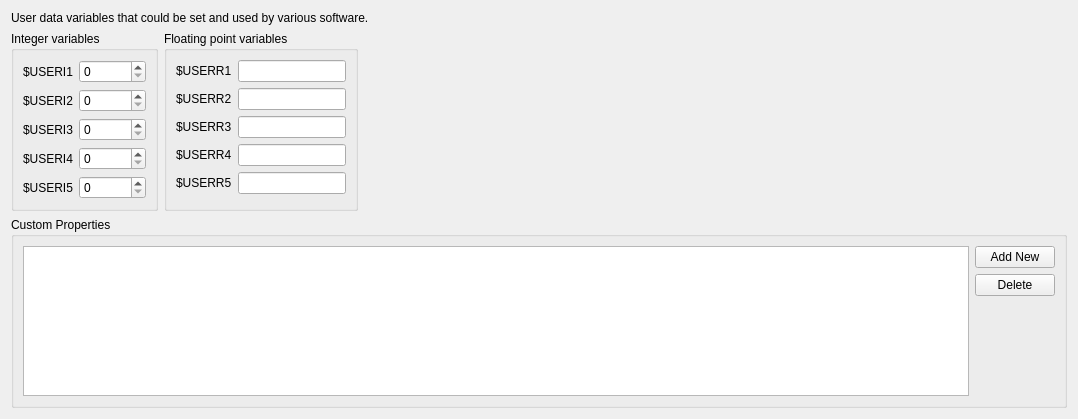
<?xml version="1.0" encoding="UTF-8"?>
<ui version="4.0">
 <class>LC_SettingsPageDrawingUserData</class>
 <widget class="QWidget" name="LC_SettingsPageDrawingUserData">
  <property name="geometry">
   <rect>
    <x>0</x>
    <y>0</y>
    <width>1078</width>
    <height>419</height>
   </rect>
  </property>
  <layout class="QVBoxLayout" name="mainLayout">
   <item>
    <widget class="QLabel" name="label_2">
     <property name="text">
      <string>User data variables that could be set and used by various software.</string>
     </property>
     <property name="wordWrap">
      <bool>true</bool>
     </property>
    </widget>
   </item>
   <item>
    <layout class="QHBoxLayout" name="hboxFixed">
     <item>
      <widget class="QGroupBox" name="gbInt">
       <property name="title">
        <string>Integer variables</string>
       </property>
       <layout class="QFormLayout">
        <item row="0" column="0">
         <widget class="QLabel" name="label">
          <property name="text">
           <string>$USERI1</string>
          </property>
          <property name="buddy">
           <cstring>sbUserI1</cstring>
          </property>
         </widget>
        </item>
        <item row="0" column="1">
         <widget class="QSpinBox" name="sbUserI1">
          <property name="maximum">
           <number>2147483647</number>
          </property>
         </widget>
        </item>
        <item row="1" column="0">
         <widget class="QLabel" name="label">
          <property name="text">
           <string>$USERI2</string>
          </property>
          <property name="buddy">
           <cstring>sbUserI2</cstring>
          </property>
         </widget>
        </item>
        <item row="1" column="1">
         <widget class="QSpinBox" name="sbUserI2">
          <property name="maximum">
           <number>2147483647</number>
          </property>
         </widget>
        </item>
        <item row="2" column="0">
         <widget class="QLabel" name="label">
          <property name="text">
           <string>$USERI3</string>
          </property>
          <property name="buddy">
           <cstring>sbUserI3</cstring>
          </property>
         </widget>
        </item>
        <item row="2" column="1">
         <widget class="QSpinBox" name="sbUserI3">
          <property name="maximum">
           <number>2147483647</number>
          </property>
         </widget>
        </item>
        <item row="3" column="0">
         <widget class="QLabel" name="label">
          <property name="text">
           <string>$USERI4</string>
          </property>
          <property name="buddy">
           <cstring>sbUserI4</cstring>
          </property>
         </widget>
        </item>
        <item row="3" column="1">
         <widget class="QSpinBox" name="sbUserI4">
          <property name="maximum">
           <number>2147483647</number>
          </property>
         </widget>
        </item>
        <item row="4" column="0">
         <widget class="QLabel" name="label">
          <property name="text">
           <string>$USERI5</string>
          </property>
          <property name="buddy">
           <cstring>sbUserI5</cstring>
          </property>
         </widget>
        </item>
        <item row="4" column="1">
         <widget class="QSpinBox" name="sbUserI5">
          <property name="maximum">
           <number>2147483647</number>
          </property>
         </widget>
        </item>
       </layout>
      </widget>
     </item>
     <item>
      <widget class="QGroupBox" name="gbReal">
       <property name="title">
        <string>Floating point variables</string>
       </property>
       <layout class="QFormLayout">
        <item row="0" column="0">
         <widget class="QLabel" name="label">
          <property name="text">
           <string>$USERR1</string>
          </property>
          <property name="buddy">
           <cstring>leUserR1</cstring>
          </property>
         </widget>
        </item>
        <item row="0" column="1">
         <widget class="QLineEdit" name="leUserR1">
          <property name="sizePolicy">
           <sizepolicy hsizetype="Preferred" vsizetype="Fixed">
            <horstretch>0</horstretch>
            <verstretch>0</verstretch>
           </sizepolicy>
          </property>
         </widget>
        </item>
        <item row="1" column="0">
         <widget class="QLabel" name="label">
          <property name="text">
           <string>$USERR2</string>
          </property>
          <property name="buddy">
           <cstring>leUserR2</cstring>
          </property>
         </widget>
        </item>
        <item row="1" column="1">
         <widget class="QLineEdit" name="leUserR2">
          <property name="sizePolicy">
           <sizepolicy hsizetype="Preferred" vsizetype="Fixed">
            <horstretch>0</horstretch>
            <verstretch>0</verstretch>
           </sizepolicy>
          </property>
         </widget>
        </item>
        <item row="2" column="0">
         <widget class="QLabel" name="label">
          <property name="text">
           <string>$USERR3</string>
          </property>
          <property name="buddy">
           <cstring>leUserR3</cstring>
          </property>
         </widget>
        </item>
        <item row="2" column="1">
         <widget class="QLineEdit" name="leUserR3">
          <property name="sizePolicy">
           <sizepolicy hsizetype="Preferred" vsizetype="Fixed">
            <horstretch>0</horstretch>
            <verstretch>0</verstretch>
           </sizepolicy>
          </property>
         </widget>
        </item>
        <item row="3" column="0">
         <widget class="QLabel" name="label">
          <property name="text">
           <string>$USERR4</string>
          </property>
          <property name="buddy">
           <cstring>leUserR4</cstring>
          </property>
         </widget>
        </item>
        <item row="3" column="1">
         <widget class="QLineEdit" name="leUserR4">
          <property name="sizePolicy">
           <sizepolicy hsizetype="Preferred" vsizetype="Fixed">
            <horstretch>0</horstretch>
            <verstretch>0</verstretch>
           </sizepolicy>
          </property>
         </widget>
        </item>
        <item row="4" column="0">
         <widget class="QLabel" name="label">
          <property name="text">
           <string>$USERR5</string>
          </property>
          <property name="buddy">
           <cstring>leUserR5</cstring>
          </property>
         </widget>
        </item>
        <item row="4" column="1">
         <widget class="QLineEdit" name="leUserR5">
          <property name="sizePolicy">
           <sizepolicy hsizetype="Preferred" vsizetype="Fixed">
            <horstretch>0</horstretch>
            <verstretch>0</verstretch>
           </sizepolicy>
          </property>
         </widget>
        </item>
       </layout>
      </widget>
     </item>
     <item>
      <spacer name="horizontalSpacer">
       <property name="orientation">
        <enum>Qt::Orientation::Horizontal</enum>
       </property>
       <property name="sizeHint" stdset="0">
        <size>
         <width>0</width>
         <height>0</height>
        </size>
       </property>
      </spacer>
     </item>
    </layout>
   </item>
   <item>
    <widget class="QGroupBox" name="gbCustom">
     <property name="title">
      <string>Custom Properties</string>
     </property>
     <layout class="QGridLayout">
      <item row="0" column="0" rowspan="3">
       <widget class="QTableWidget" name="twCustomVars"/>
      </item>
      <item row="0" column="1">
       <widget class="QPushButton" name="pbCustomVarAdd">
        <property name="text">
         <string>Add New</string>
        </property>
       </widget>
      </item>
      <item row="1" column="1">
       <widget class="QPushButton" name="pbCustomVarDelete">
        <property name="text">
         <string>Delete</string>
        </property>
       </widget>
      </item>
      <item row="2" column="1">
       <spacer>
        <property name="orientation">
         <enum>Qt::Orientation::Vertical</enum>
        </property>
        <property name="sizeHint" stdset="0">
         <size>
          <width>0</width>
          <height>0</height>
         </size>
        </property>
       </spacer>
      </item>
     </layout>
    </widget>
   </item>
  </layout>
 </widget>
 <resources/>
 <connections/>
</ui>
